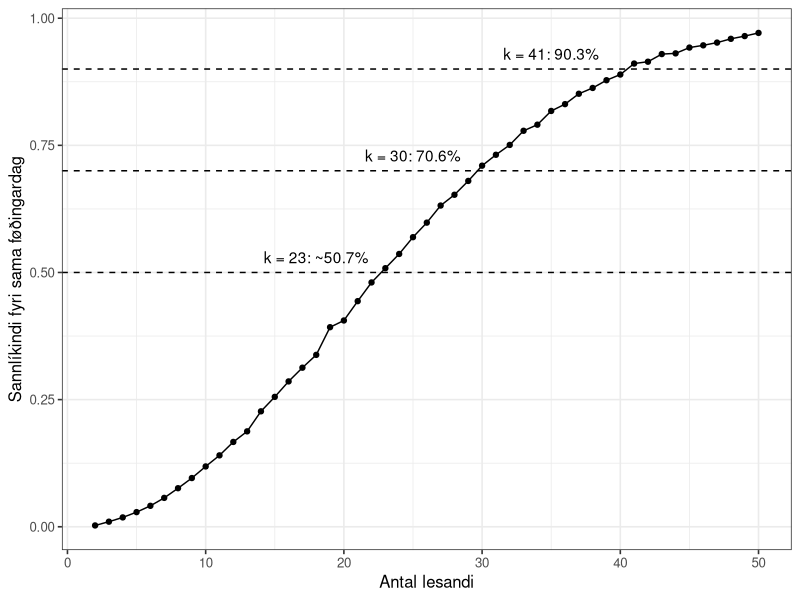
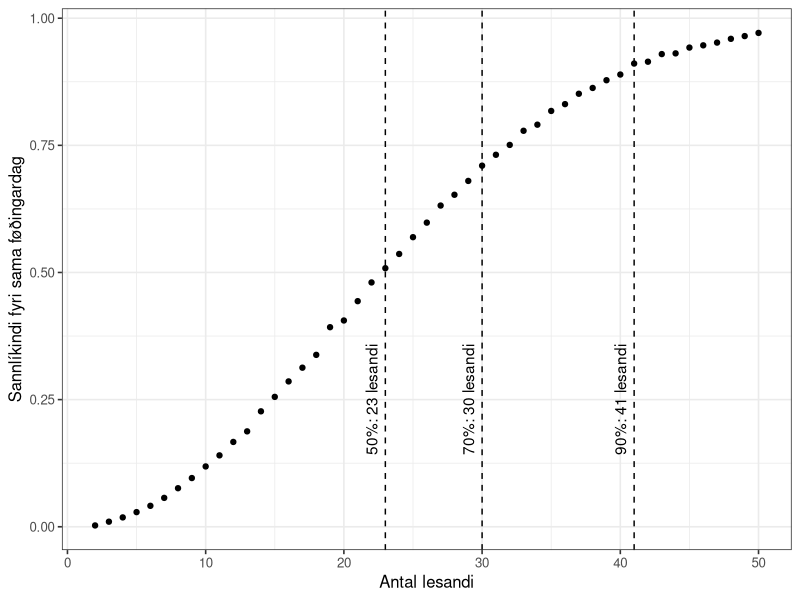
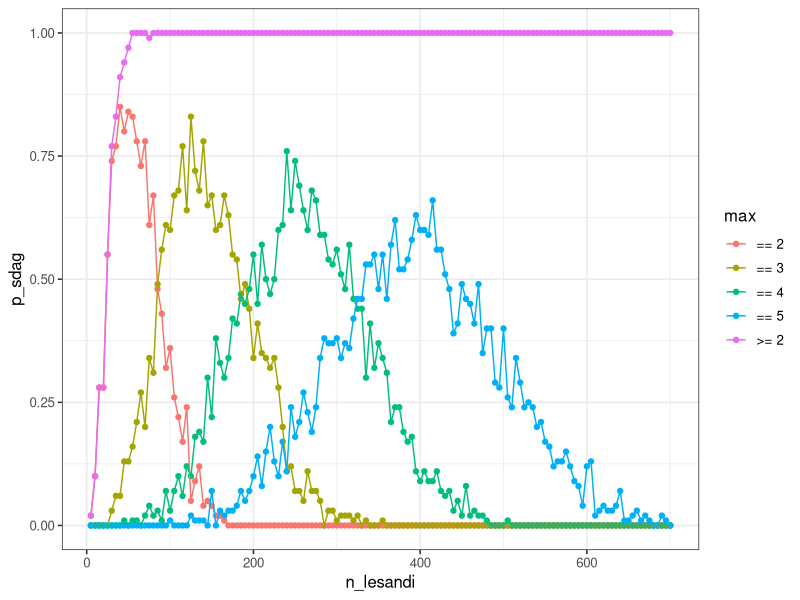
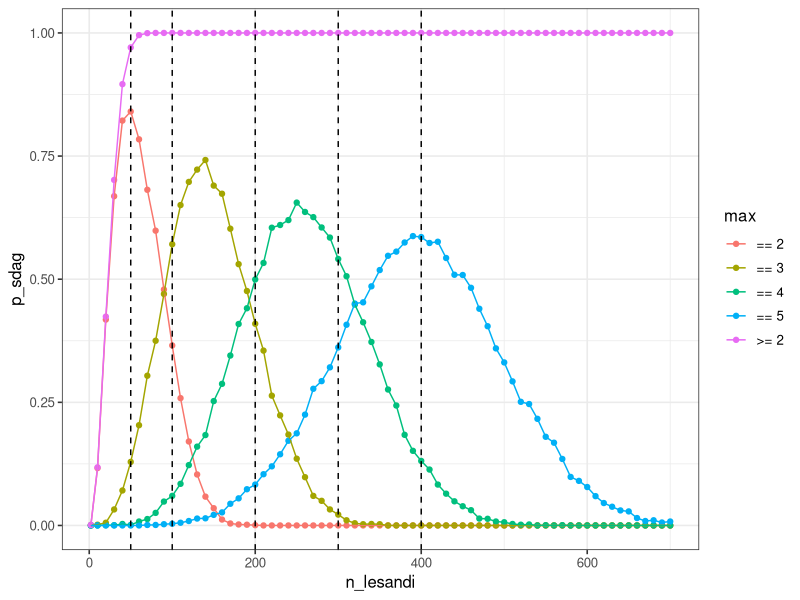
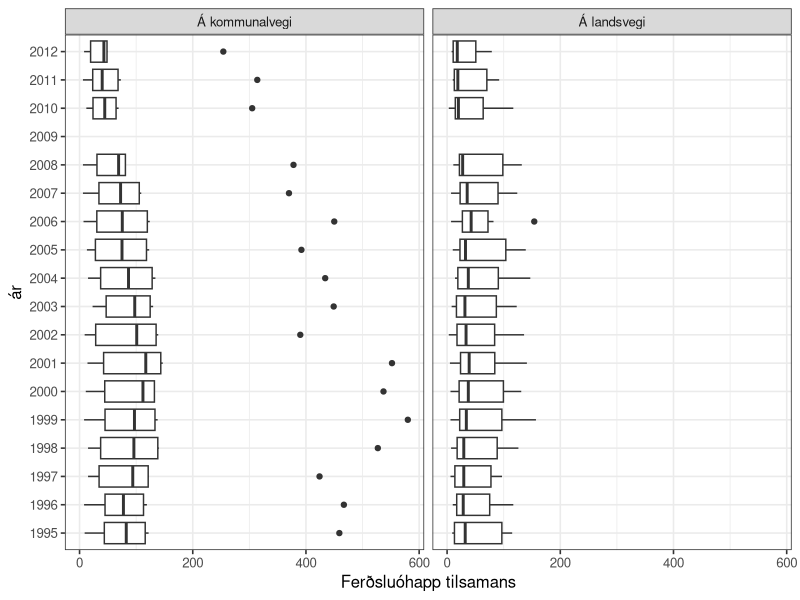
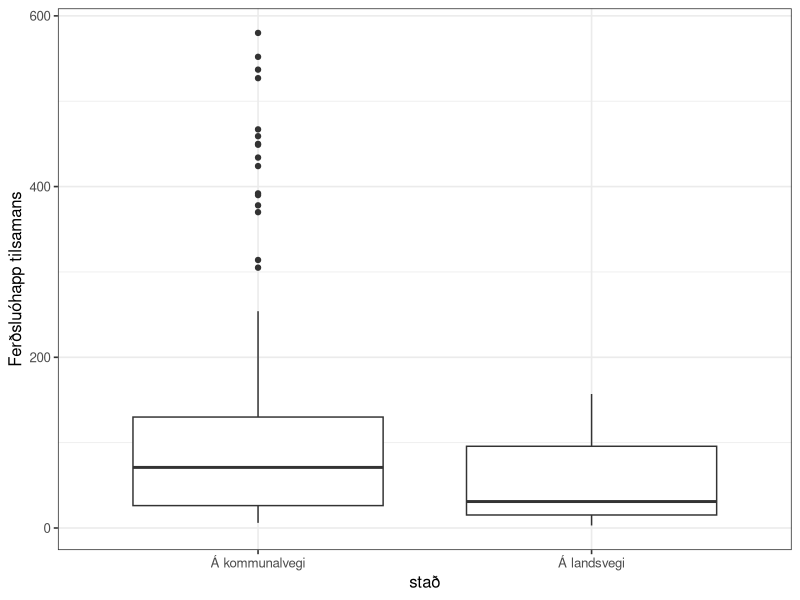
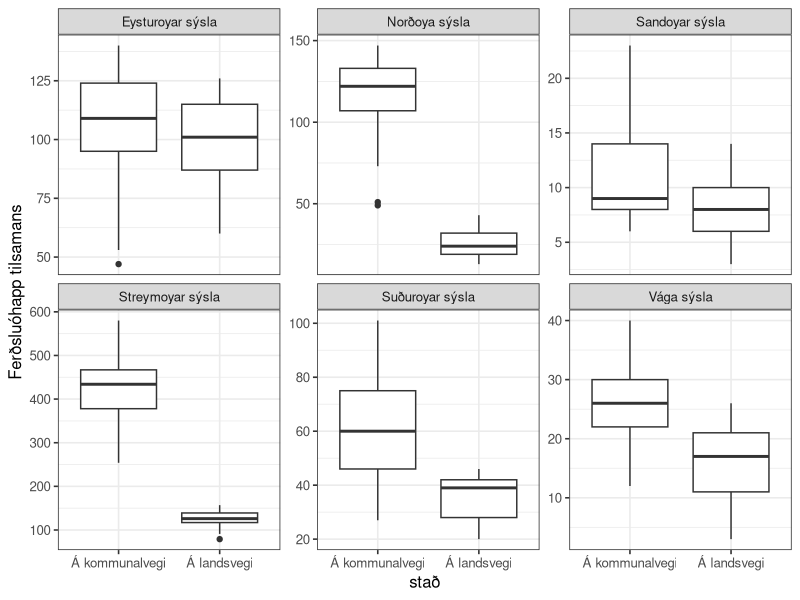
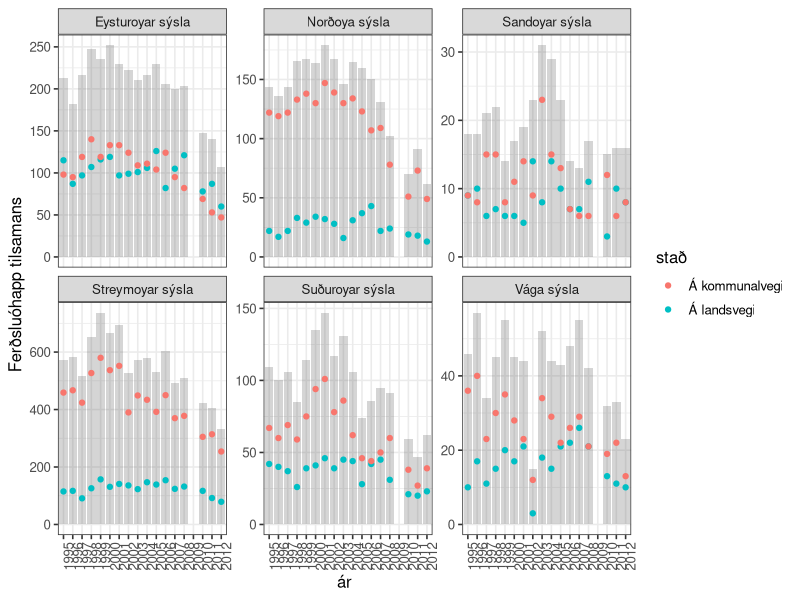

Write R code to recreate these figures, in order.
## ---- chunk 1
knitr::opts_chunk$set(echo = TRUE)

options(dplyr.summarise.inform = FALSE)
library(tidyverse)

# set theme used for plotting
theme_set(theme_bw(base_size = 12))

## ---- chunk 2
n_lesandi <- 2:10
roynd_nr <- 1:2

sama_fdag <- crossing(n_lesandi, roynd_nr)
sama_fdag
## ---- chunk 3
sama_fdag <- mutate(
  sama_fdag,
  fdag = map(n_lesandi, ~ sample(365, ., replace = TRUE)))

sama_fdag
## ---- chunk 4
str(sama_fdag$fdag)
## ---- chunk 5
sama_fdag <- mutate(sama_fdag, nakar_sdag = map_lgl(fdag, ~ any(duplicated(.x))))
sama_fdag

## ---- chunk 6
p_samadag <- sama_fdag %>%
  group_by(n_lesandi) %>%
  summarise(p_sdag = mean(nakar_sdag))

p_samadag
## ---- chunk 7

p_samadag <-
  crossing(n_lesandi = 2:10, roynd_nr = 1:2) %>%
  mutate(.,
    fdag = map(n_lesandi, ~sample(365, ., replace = TRUE))
  ) %>%
  mutate(., nakar_sdag = map_lgl(fdag, ~any(duplicated(.x)))) %>%
  group_by(n_lesandi) %>%
  summarize(p_sdag = mean(nakar_sdag))
  
p_samadag
## ---- chunk 8

n_lesandi <- 2:50

p_samadag <-
  crossing(n_lesandi, roynd_nr) %>%
  mutate(.,
    fdag = map(n_lesandi, ~sample(365, ., replace = TRUE))
  ) %>%
  mutate(., nakar_sdag = map_lgl(fdag, ~any(duplicated(.x)))) %>%
  group_by(n_lesandi) %>%
  summarize(p_sdag = mean(nakar_sdag))
  
p_samadag

## ---- chunk 9
roynd_nr <- 1:5000
p_samadag <-
  crossing(n_lesandi, roynd_nr) %>%
  mutate(.,
    fdag = map(n_lesandi, ~sample(365, ., replace = TRUE))
  ) %>%
  mutate(., nakar_sdag = map_lgl(fdag, ~any(duplicated(.x)))) %>%
  group_by(n_lesandi) %>%
  summarize(p_sdag = mean(nakar_sdag))
  
p_samadag
## ---- chunk 10
ggplot(p_samadag, aes(x = n_lesandi, y = p_sdag)) +
  geom_point() +
  geom_line() +
  xlab("Antal lesandi") +
  ylab("Sannlíkindi fyri sama føðingardag") +
  geom_hline(yintercept = c(0.5, 0.7, 0.9), linetype = "dashed") +
  annotate("text", x=18, y = 0.53, label="k = 23: ~50.7%") +
  annotate("text", x=25, y = 0.73, label="k = 30: 70.6%") +
  annotate("text", x=35, y = 0.93, label="k = 41: 90.3%")
## ---- chunk 11
p_samadag <- p_samadag %>%
  mutate(n_ymisk = map(n_lesandi, ~prod(365:(365 - . + 1))) %>% unlist,
         n_total = 365^n_lesandi,
         p_teori = 1 - (n_ymisk/n_total)
  )

p_samadag
## ---- chunk 12
p_samadag <- p_samadag %>% 
  mutate(p_bday = map_dbl(n_lesandi, ~pbirthday(., classes = 365, coincident = 2)))

p_samadag
## ---- chunk 13
x50 <- qbirthday(prob = 0.5, classes = 365, coincident = 2)
x70 <- qbirthday(prob = 0.7, classes = 365, coincident = 2)
x90 <- qbirthday(prob = 0.9, classes = 365, coincident = 2)

ggplot(p_samadag, aes(x = n_lesandi, y = p_sdag)) +
  geom_point() +
  geom_vline(xintercept = x50, linetype = "dashed") +
  annotate("text", x=x50-1, y = 0.25, label=sprintf("%s: %s lesandi", "50%", x50), angle=90) +
  geom_vline(xintercept = x70, linetype = "dashed") +
  annotate("text", x=x70-1, y = 0.25, label=sprintf("%s: %s lesandi", "70%", x70), angle=90) +
  geom_vline(xintercept = x90, linetype = "dashed") +
  annotate("text", x=x90-1, y = 0.25, label=sprintf("%s: %s lesandi", "90%", x90), angle=90) +
  xlab("Antal lesandi") +
  ylab("Sannlíkindi fyri sama føðingardag")

## ---- chunk 14
qbirthday(prob = 0.5, classes = 365, coincident = 2)
qbirthday(prob = 0.7, classes = 365, coincident = 2)
qbirthday(prob = 0.9, classes = 365, coincident = 2)
## ---- chunk 15
n_lesandi_50 <- pbirthday(50, classes = 365, coincident = 2)
n_lesandi_50

n_lesandi_80 <- pbirthday(80, classes = 365, coincident = 2)
n_lesandi_80
## ---- chunk 16
n_lesandi = seq(5, 700, 5)
roynd_nr = 1:100

p_maxsdag <- NULL

p_maxsdag <- crossing(n_lesandi, roynd_nr) %>%
  mutate(
    fdag = map(n_lesandi, ~sample(365, ., replace = TRUE)),
    `>= 2` = map_int(fdag, ~any(duplicated(.x))),
    max_sdag = map_int(fdag, function(x) max(table(x))),
    `== 2` = max_sdag == 2,
    `== 3` = max_sdag == 3,
    `== 4` = max_sdag == 4,
    `== 5` = max_sdag == 5,
  )

p_maxsdag
## ---- chunk 17
p_maxsdag <- p_maxsdag %>%
  pivot_longer(cols=c(`>= 2`, `== 2`, `== 3`, `== 4`, `== 5`), names_to = 'max', values_to = 'sdag')

p_maxsdag
## ---- chunk 18


p_maxsdag <- p_maxsdag %>%
  group_by(n_lesandi, max) %>%
  summarize(p_sdag = mean(sdag))
p_maxsdag
## ---- chunk 19
ggplot(p_maxsdag, aes(x = n_lesandi, y = p_sdag, colour = max)) +
  geom_point() +
  geom_line()
## ---- chunk 20
n_lesandi = c(2, seq(10, 700, 10))
#n_lesandi = seq(5, 700, 5)
roynd_nr = 1:2000

p_maxsdag <- NULL

p_maxsdag <- crossing(n_lesandi, roynd_nr) %>%
  mutate(
    fdag = map(n_lesandi, ~sample(365, ., replace = TRUE)),
    `>= 2` = map_int(fdag, ~any(duplicated(.x))),
    max_sdag = map_int(fdag, function(x) max(table(x))),
    `== 2` = max_sdag == 2,
    `== 3` = max_sdag == 3,
    `== 4` = max_sdag == 4,
    `== 5` = max_sdag == 5,
  ) %>%
  pivot_longer(cols=c(`>= 2`, `== 2`, `== 3`, `== 4`, `== 5`), names_to = 'max', values_to = 'sdag') %>%
  group_by(n_lesandi, max) %>%
  summarize(p_sdag = mean(sdag))

p_maxsdag
## ---- chunk 21
ggplot(p_maxsdag, aes(x = n_lesandi, y = p_sdag, colour = max)) +
  geom_point() +
  geom_line() +
  geom_vline(xintercept = c(50, 100, 200, 300, 400), linetype = "dashed")
## ---- chunk 22
max_values <- NULL
for (v in c(50, 100, 200, 300, 400)) {
  n_lesandi_max <- NULL
  n_lesandi_max <-
    head(
      arrange(p_maxsdag %>%
        filter(n_lesandi == v) %>% filter(max != ">= 2"), desc(p_sdag)
      ),
    3) %>%
    mutate(nr = c(1, 2, 3))
  max_values <- rbind(max_values, n_lesandi_max)
}

max_values
## ---- chunk 23
ferdslu_ohapp <- read_csv("ferdslu_ohapp.csv")
ferdslu_ohapp
## ---- chunk 24
ferdslu_ohapp <- read_csv("ferdslu_ohapp.csv", skip = 1, na = "..")
ferdslu_ohapp
## ---- chunk 25
ferdslu_ohapp <- ferdslu_ohapp %>%
  mutate(across(everything(), ~ str_replace(., "-", "0")))
ferdslu_ohapp
## ---- chunk 26
ferdslu_ohapp <- pivot_longer(ferdslu_ohapp, cols = '1995':'2012',
                   names_to = "ár", values_to = "n", values_transform = list(n = as.integer))

ferdslu_ohapp

#ferdslu_ohapp$n <- as.integer(ferdslu_ohapp$n)

## ---- chunk 27

ferdslu_ohapp <- pivot_wider(ferdslu_ohapp, names_from = slag, values_from = n)


ferdslu_ohapp
## ---- chunk 28

ggplot(ferdslu_ohapp) +
  geom_boxplot(aes(x = `Ferðsluóhapp tilsamans`, y = ár), na.rm = TRUE) +
  facet_wrap(~stað)

## ---- chunk 29
df <- ferdslu_ohapp %>%
  filter(`Ferðsluóhapp tilsamans` > 150) 
df
## ---- chunk 30

ggplot(data = ferdslu_ohapp) +
  geom_boxplot(aes(x = stað, y = `Ferðsluóhapp tilsamans`), na.rm = TRUE)

## ---- chunk 31

ggplot(data = ferdslu_ohapp) +
  geom_boxplot(aes(x = stað, y = `Ferðsluóhapp tilsamans`), na.rm = TRUE) +
  facet_wrap(~sýsla, scales = "free_y")

## ---- chunk 32

ggplot(ferdslu_ohapp) +
  geom_bar(aes(x = ár, y = `Ferðsluóhapp tilsamans`), alpha = 0.25, stat = "Identity", na.rm = TRUE) +
  geom_point(aes(x = ár, y = `Ferðsluóhapp tilsamans`, colour = stað), na.rm = TRUE) +
  facet_wrap(~sýsla, scales = "free_y") +
  theme(axis.text.x = element_text(angle = 90))

## ---- chunk 33
ggplot(ferdslu_ohapp, aes(x = `Skadd fólk`, y = `ár`)) +
  geom_boxplot(na.rm = TRUE) +
  facet_wrap(~ `stað`)

## ---- chunk 34
ggplot(ferdslu_ohapp, aes(x = `stað`, y = `Skadd fólk`)) +
  geom_boxplot(na.rm = TRUE)
## ---- chunk 35
ggplot(ferdslu_ohapp, aes(x = `stað`, y = `Skadd fólk`)) +
  geom_boxplot(na.rm = TRUE) +
  facet_wrap(~ `sýsla`, scales = "free_y")
## ---- chunk 36
ggplot(ferdslu_ohapp, aes(x = `stað`, y = `Skadd fólk` / `Ferðsluóhapp tilsamans`)) +
  geom_boxplot(na.rm = TRUE) +
  facet_wrap(~ `sýsla`, scales = "free_y")
## ---- chunk 37
ggplot(ferdslu_ohapp) +
  geom_boxplot(aes(x = `Skadd fólk`/`Ferðsluóhapp tilsamans`, y = `stað`), color = "red", na.rm = TRUE) +
  geom_violin(aes(x = `Skadd fólk`/`Ferðsluóhapp tilsamans`, y = `stað`), alpha = 0.25, na.rm = TRUE) +
  geom_boxplot(aes(x = `Skadd fólk` / `Ferðsluóhapp tilsamans`, y = `sýsla`), color = "blue", na.rm = TRUE) +
  geom_violin(aes(x = `Skadd fólk` / `Ferðsluóhapp tilsamans`, y = `sýsla`), alpha = 0.25, na.rm = TRUE)
## ---- chunk 38
ophapp_yvirlit <- ferdslu_ohapp %>% 
  filter(`ár` != "2009") %>%
  group_by(`stað`) %>%
  summarise(
    n = n(),
    n_ohapp = sum(`Ferðsluóhapp tilsamans`),
    n_skadd = sum(`Skadd fólk`),
    p_skadd = n_skadd / n_ohapp
  )

ophapp_yvirlit
## ---- chunk 39
t.test(ophapp_yvirlit$p_skadd, conf.level = .95)$conf.int
## ---- chunk 40

## ---- chunk 41
prop.test(x = ophapp_yvirlit$n_skadd, n = ophapp_yvirlit$n_ohapp, p = ophapp_yvirlit$p_skadd)
## ---- chunk 42
landsvegi_ar <- ferdslu_ohapp %>% 
  filter(`ár` == 1998, `stað` == "Á landsvegi") %>%
  group_by(stað, ár, sýsla) %>%
  summarise(
    n_ohapp = sum(`Ferðsluóhapp tilsamans`),
    n_skadd = sum(`Skadd fólk`)
  )

landsvegi_ar
## ---- chunk 43
n_ohapp <- landsvegi_ar$n_ohapp
p <- 626/5285 # p_skadd

ndata <- NULL
tdata <- NULL
for (n in n_ohapp) {
  size = n
  mu <- n*p
  sd <- sqrt(n*p*(1-p))
  
  tb_data <- NULL
  tb_data <- tibble(x = seq(0, 25, 0.01),
                    y = dnorm(x, mu, sd),
                    n_ohapp = n)
  ndata <- rbind(ndata, tb_data)
  
  tb_bino <- tibble(
  x = seq(0, 25, 1),
  y = dbinom(x, n, p),
  n_ohapp = n
  )
  tdata <- rbind(tdata, tb_bino)
}

ggplot(ndata, aes(x,y)) +
  # geom_area(data=filter(ndata,
  #                       x <= 10),
  #           fill = "lightblue") +
  # geom_area(data=filter(ndata,
  #                       x >= 20),
  #           aes(x = x, y = y),
  #           fill = "lightblue") +
  scale_x_continuous(breaks = seq(0, 25, 5)) +
  scale_y_continuous(breaks = seq(0, 0.4, 0.1)) +
  geom_line() +
  geom_point(data=tdata, aes(x, y)) +
  facet_wrap(~ n_ohapp)
## ---- chunk 44
sysla_yvirlit <- ferdslu_ohapp %>%
  filter(`ár` != 2009) %>%
  group_by(`sýsla`) %>%
  summarise(
    n_ohapp = sum(`Ferðsluóhapp tilsamans`),
    n_skadd = sum(`Skadd fólk`),
    n_oskadd = n_ohapp - n_skadd 
  )
sysla_yvirlit
## ---- chunk 45
skadd_oskadd <- sysla_yvirlit %>%
  group_by(n_skadd, n_oskadd) %>%
  select(n_skadd, n_oskadd)

skadd_oskadd
## ---- chunk 46
chisq.test(skadd_oskadd)
## ---- chunk 47

# prop.test(x = skadd_oskadd$n_skadd, n = skadd_oskadd$n_oskadd, p = ptest)
prop.test(x = as.matrix(skadd_oskadd))

?prop.test
